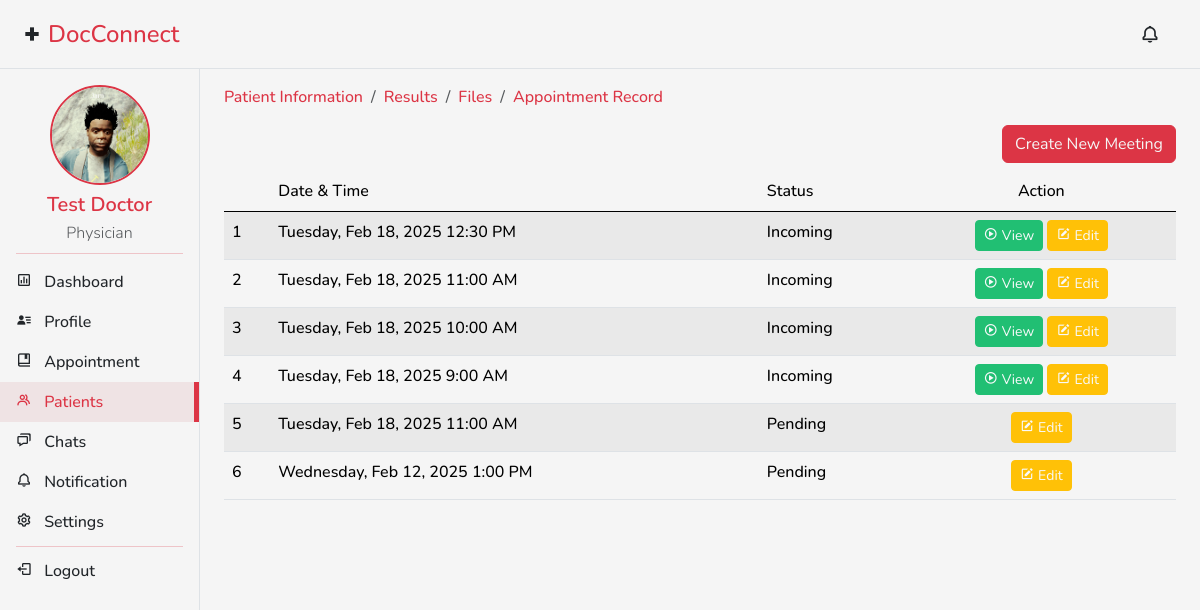
/doctor/patient-appointment?account_id=24 (signed in), run on an earlier commit of the app's database.
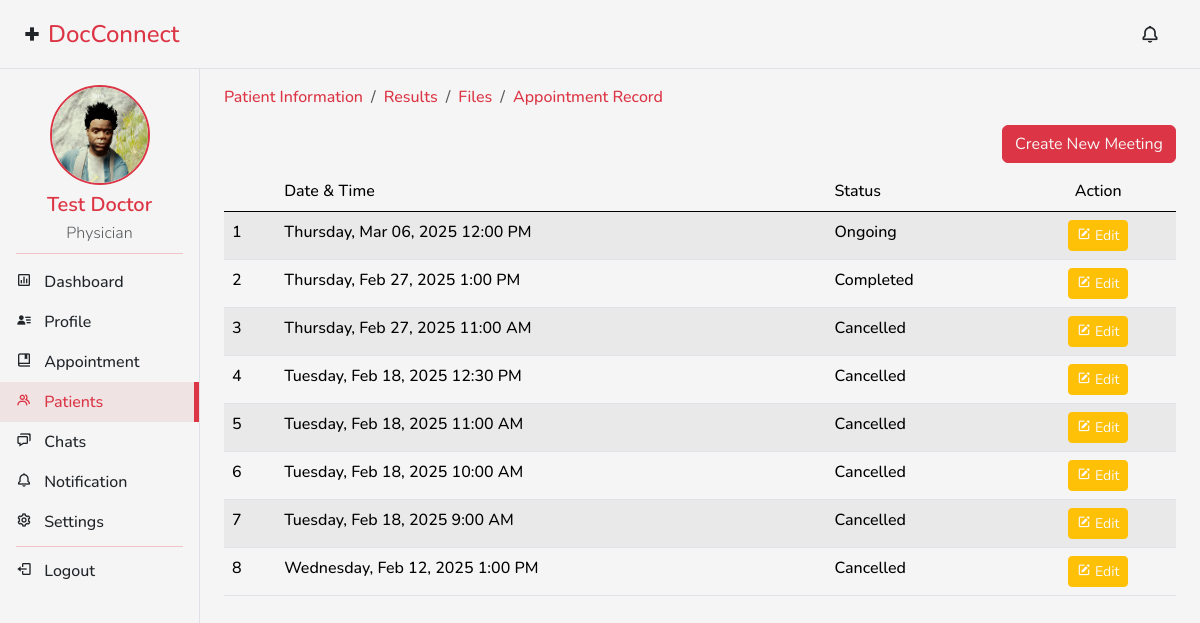
And on a later commit of the database.
### tables this page shows
CREATE TABLE `appointment` (
  `appointment_id` int(11) NOT NULL,
  `event_id` varchar(255) DEFAULT NULL,
  `patient_id` int(11) DEFAULT NULL,
  `doctor_id` int(11) DEFAULT NULL,
  `appointment_date` timestamp NULL DEFAULT NULL,
  `appointment_time` time DEFAULT NULL,
  `estimated_end` time DEFAULT NULL,
  `reason` text DEFAULT NULL,
  `appointment_link` varchar(255) DEFAULT NULL,
  `appointment_status` varchar(32) DEFAULT NULL,
  `result` varchar(255) DEFAULT NULL,
  `comment` text DEFAULT NULL,
  `is_created` timestamp NOT NULL DEFAULT current_timestamp(),
  `is_updated` timestamp NOT NULL DEFAULT current_timestamp() ON UPDATE current_timestamp(),
  `is_deleted` int(11) DEFAULT 0
);

### classes/appointment.class.php (called while the page is built, shortened)
<?php
require_once("../classes/database.php");
class Appointment
{
    protected $db;
    function __construct()
    {
        $this->db = new Database();
    }
    function get_patient_appointment($doctor_id, $account_id)
    {
        $sql = "SELECT ap.*, CONCAT(a.firstname, IF(a.middlename IS NOT NULL AND a.middlename != '', CONCAT(' ', a.middlename), ''), ' ', a.lastname) AS patient_name
        FROM appointment ap
        INNER JOIN patient_info p ON ap.patient_id = p.patient_id
        INNER JOIN account a ON p.account_id = a.account_id
        WHERE ap.doctor_id = :doctor_id AND p.account_id = :account_id ORDER BY FIELD(ap.appointment_status, 'Ongoing', 'Incoming', 'Pending', 'Completed', 'Cancelled'), appointment_date DESC, appointment_time DESC;";
        $query = $this->db->connect()->prepare($sql);
        $query->bindParam(':doctor_id', $doctor_id);
        $query->bindParam(':account_id', $account_id);
        $data = null;
        if ($query->execute()) {
            $data = $query->fetchAll();
        }
        return $data;
    }
}

### classes/database.php (called while the page is built)
<?php
class Database
{
    private $host = 'localhost';
    private $username = 'root';
    private $password = '';
    private $database = 'docconnect_db2';
    protected $connection;
    function connect()
    {
        try {
            $this->connection = new PDO("mysql:host=$this->host;dbname=$this->database", $this->username, $this->password);
            $this->connection->setAttribute(PDO::ATTR_ERRMODE, PDO::ERRMODE_EXCEPTION);
        } catch (PDOException $e) {
            die("Connection error: " . $e->getMessage());
        }
        return $this->connection;
    }
}
?>

### doctor/patient-appointment.php (the view, shortened to what this page needs)
<?php
require_once('../classes/appointment.class.php');
?>
<!DOCTYPE html>
<html lang="en">
<?php
$patient = 'active';
include '../includes/head.php';
?>
<body>
    <?php
    require_once('../includes/header-doctor.php');
    ?>
    <div class="container-fluid">
        <div class="row">
            <?php
            require_once('../includes/sidepanel-doctor.php');
            ?>
            <main class="col-md-9 ms-sm-auto col-lg-10 px-md-4 mb-4">
                <?php
                require_once('../includes/breadcrumb-patient.php');
                ?>
                <div class="p-0 m-0 text-end">
                    <button class="btn btn-primary text-white mb-2">Create New Meeting</button>
                </div>
                <div class="table-responsive">
                    <table class="table table-striped" id="eventsTable">
                        <thead>
                            <tr>
                                <th></th>
                                <th>Date & Time</th>
                                <th>Status</th>
                                <th class="text-center">Action</th>
                            </tr>
                        </thead>
                        <tbody>
                            <?php
                            $appointment_class = new Appointment();
                            $appointmentArray = $appointment_class->get_patient_appointment($_SESSION['doctor_id'], $_GET['account_id']);
                            $counter = 1;
                            if (empty(!$appointmentArray)) {
                                foreach ($appointmentArray as $item) {
                            ?>
                                    <tr>
                                        <td><?= $counter ?></td>
                                        <td><?= date("l, M d, Y", strtotime($item['appointment_date'])) . " " . date("g:i A", strtotime($item['appointment_time'])) ?></td>
                                        <td><?= $item['appointment_status'] ?></td>
                                        <td class="text-center">
                                            <?php
                                            if ($item['appointment_status'] == 'Incoming') {
                                            ?>
                                                <a href="./appointment-view.php?account_id=<?= $_GET['account_id'] ?>&appointment_id=<?= $item['appointment_id'] ?>" class="btn btn-success btn-sm text-light"><i class='bx bx-play-circle me-1'></i>View</a>
                                            <?php
                                            }
                                            ?>
                                            <a href="./manage-appointment.php?appointment_id=<?= $item['appointment_id'] ?>" class="btn btn-warning btn-sm text-light"><i class='bx bxs-edit me-1'></i>Edit</a>
                                        </td>
                                    </tr>
                                <?php
                                    $counter++;
                                }
                            } else {
                                ?>
                                <tr>
                                    <td colspan="5" class="text-center">No <?= $_GET['status'] ?> Appointments</td>
                                </tr>
                            <?php
                            }
                            ?>
                        </tbody>
                    </table>
                </div>
            </main>
        </div>
    </div>
</body>
</html>

### includes/head.php (shortened to what this page needs)
<head>
  <link href="https://cdn.jsdelivr.net/npm/bootstrap@5.0.2/dist/css/bootstrap.min.css" rel="stylesheet">
  <link href='https://unpkg.com/boxicons@2.1.4/css/boxicons.min.css' rel='stylesheet'>
  <link rel="stylesheet" href="https://cdn.datatables.net/2.1.4/css/dataTables.bootstrap5.css">
  <link rel="stylesheet" href="../vendor/dataTable-1.13.6/datatables.min.css">
  <link rel="stylesheet" href="https://cdn.datatables.net/buttons/1.7.1/css/buttons.dataTables.min.css">
  <link rel="stylesheet" href="https://cdn.jsdelivr.net/npm/fullcalendar@5.6.0/main.min.css">
  <link rel="stylesheet" href="../css/custom.min.css">
  <link rel="stylesheet" href="../css/style.css">
</head>

### includes/header-doctor.php (shortened to what this page needs)
<header class="fixed-top bg-white d-flex flex-wrap justify-content-between align-items-center p-3 border-bottom">
	<a href="./index.php" class="d-flex align-items-center mb-0 me-md-auto text-dark text-decoration-none">
		<i class='bx bx-plus-medical mx-2' height="32"></i>
		<span class="fs-4 link-primary">DocConnect</span>
	</a>
	<div class="dropdown me-3">
    <a href="" class="notification dropdown-toggle <?= $notification ?> text-decoration-none text-dark" id="notificationDropdown" data-bs-toggle="dropdown" aria-expanded="false">
      <i class='bx bx-bell fs-5 p-2 <?= $notification ?>'></i>
    </a>
  </div>
</header>

### includes/sidepanel-doctor.php
<nav id="sidebarMenu" class="bg-white fixed-top col-md-3 col-lg-2 d-md-block border-end sidebar collapse min-vh-100 p-0">
    <div class="d-flex flex-column h-100">
        <div class="pt-3 mb-2 d-flex align-items-center flex-column">
            <img src="<?php if (isset($_SESSION['account_image'])) {
                            echo "../assets/images/" . $_SESSION['account_image'];
                        } else {
                            echo "../assets/images/defualt_profile.png";
                        } ?>" alt="" height="100" width="100" class="rounded rounded-circle border border-2 border-primary mb-2">
            <h5 class="text-primary fw-semibold mb-1"><?= $_SESSION['fullname'] ?></h5>
            <p class="text-muted fw-light mb-0"><?= $_SESSION['specialty'] ?></p>
        </div>
        <hr class="m-0 mb-2 mx-3 border-primary">
        <ul class="nav doctors_nav flex-column mb-auto">
            <li class="nav-item">
                <a class="nav-link text-dark <?= $dashboard ?>" href="../doctor/index">
                    <i class='bx bx-bar-chart-square me-2'></i>
                    Dashboard
                </a>
            </li>
            <li class="nav-item">
                <a class="nav-link text-dark <?= $profile ?>" href="../doctor/profile">
                    <i class='bx bxs-user-detail me-2'></i>
                    Profile
                </a>
            </li>
            <li class="nav-item">
                <a class="nav-link text-dark <?= $appointment ?>" href="../doctor/appointment">
                    <i class='bx bx-book-bookmark me-2'></i>
                    Appointment
                </a>
            </li>
            <li class="nav-item">
                <a class="nav-link text-dark <?= $patient ?>" href="../doctor/patients">
                    <i class='bx bx-group me-2'></i>
                    Patients
                </a>
            </li>
            <li class="nav-item">
                <a class="nav-link text-dark <?= $chat ?>" href="../doctor/chats">
                    <i class='bx bx-chat me-2'></i>
                    Chats
                </a>
            </li>
            <li class="nav-item">
                <a class="nav-link text-dark <?= $notification ?>" href="../doctor/notifications">
                    <i class='bx bx-bell me-2'></i>
                    Notification
                </a>
            </li>
            <li class="nav-item">
                <a class="nav-link text-dark <?= $setting ?>" href="../doctor/settings_profile">
                    <i class='bx bx-cog me-2'></i>
                    Settings
                </a>
            </li>
        </ul>
        <div class="logout-section mt-auto">
            <hr class="mx-3 my-1 border-primary">
            <ul class="nav doctors_nav flex-column">
                <li class="nav-item">
                    <a class="nav-link text-dark" href="../logout">
                        <i class='bx bx-log-out me-2'></i>
                        Logout
                    </a>
                </li>
            </ul>
        </div>
    </div>
</nav>

### includes/breadcrumb-patient.php
<?php
$current_page = basename($_SERVER['PHP_SELF'], ".php");
?>
<div class="my-3">
    <nav aria-label="breadcrumb">
        <ol class="breadcrumb">
            <li class="breadcrumb-item">
                <a href="../doctor/patient-view?account_id=<?= $_GET['account_id'] ?>" class="<?= $current_page == 'patient-view' ? 'current' : '' ?>">Patient Information</a>
            </li>
            <li class="breadcrumb-item">
                <a href="../doctor/patient-results?account_id=<?= $_GET['account_id'] ?>" class="<?= $current_page == 'patient-results' ? 'current' : '' ?>">Results</a>
            </li>
            <li class="breadcrumb-item">
                <a href="../doctor/patient-files?account_id=<?= $_GET['account_id'] ?>" class="<?= $current_page == 'patient-files' ? 'current' : '' ?>">Files</a>
            </li>
            <li class="breadcrumb-item">
                <a href="../doctor/patient-appointment?account_id=<?= $_GET['account_id'] ?>" class="<?= $current_page == 'patient-meeting' ? 'current' : '' ?>">Appointment Record</a>
            </li>
        </ol>
    </nav>
</div>

### css/style.css (style rules this page uses)
:root { --primary: #dc3545; --white: whitesmoke; --secondary: #21bf73; --dark_secondary: #007f4f; }
.dropdown-toggle::after { display: none; }
* { font-family: 'Nunito', sans-serif; font-weight: 500; margin: 0; padding: 0; box-sizing: border-box; outline: none; border: none; text-decoration: none !important; }
html { overflow-x: hidden; scroll-padding-top: 9rem; scroll-behavior: smooth; }
body { background-color: whitesmoke; }
nav#sidebarMenu, main.col-md-9 { margin-top: 69px; }
.doctors_nav .nav-link.active { color: var(--primary) !important; position: relative; background-color: #ad263416; }
.doctors_nav .nav-link.active::after { content: ""; position: absolute; background-color: var(--primary); top: 0; right: 0; height: 40px; width: 5px; }

What changed in the data, as far as the page shows it:
changed appointment: appointment_date "Tuesday, Feb 18, 2025" → "Thursday, Mar 06, 2025"; appointment_time "11:00 AM" → "12:00 PM"; appointment_status "Pending" → "Ongoing"; moves up the list
added appointment: appointment_date "Thursday, Feb 27, 2025", appointment_time "1:00 PM", appointment_status "Completed"
added appointment: appointment_date "Thursday, Feb 27, 2025", appointment_time "11:00 AM", appointment_status "Cancelled"
changed appointment "12:30 PM": appointment_status "Incoming" → "Cancelled"; no longer shows "View"
changed appointment (number 5 of 8 on the later page): appointment_status "Incoming" → "Cancelled"; no longer shows "View"
changed appointment "10:00 AM": appointment_status "Incoming" → "Cancelled"; no longer shows "View"
changed appointment "9:00 AM": appointment_status "Incoming" → "Cancelled"; no longer shows "View"
changed appointment "Wednesday, Feb 12, 2025": appointment_status "Pending" → "Cancelled"
